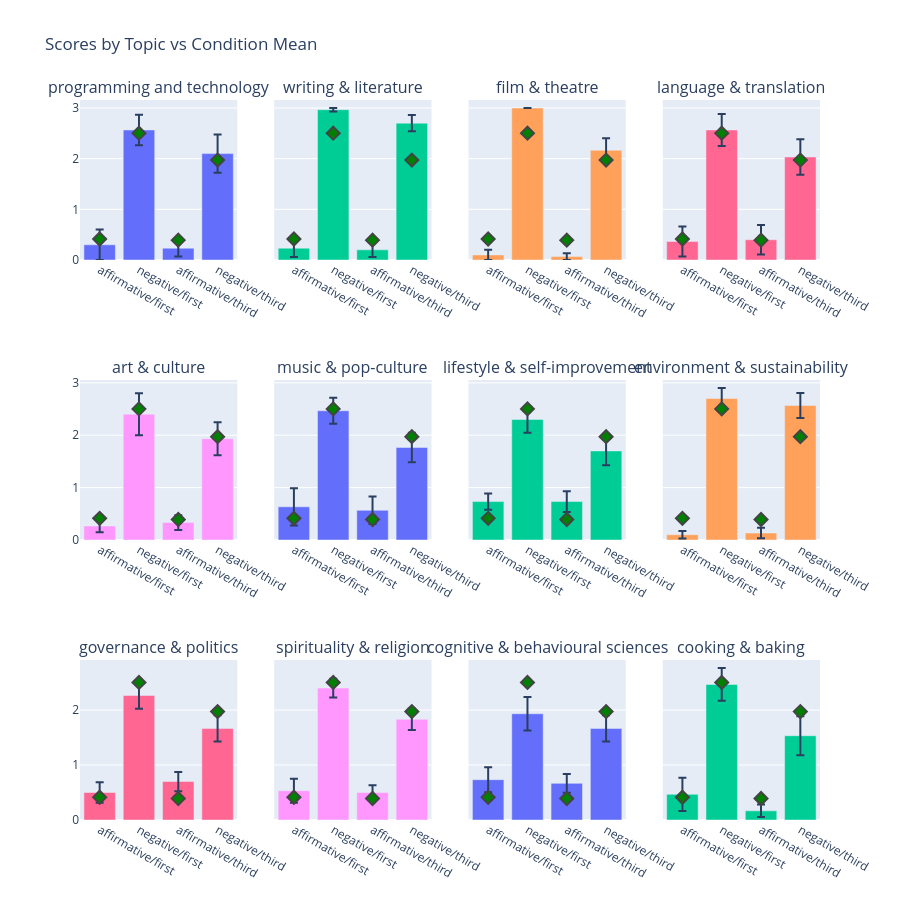

Notebook cell for this chart:
### Code cell
# precompute condition means across all topics
condition_means = df.groupby(["polarity", "person"])["mean"].mean().to_dict()

fig = make_subplots(rows=3, cols=4, subplot_titles=TOPICS, shared_yaxes=True)

for i, topic in enumerate(TOPICS):
    row, col = (i // 4) + 1, (i % 4) + 1
    subset = df[df["topic"] == topic].copy()
    subset["condition"] = subset["polarity"] + "/" + subset["person"]
    subset["condition_mean"] = subset.apply(lambda r: condition_means[(r["polarity"], r["person"])], axis=1)

    fig.add_trace(go.Bar(
        x=subset["condition"], y=subset["mean"],
        error_y=dict(type="data", array=subset["stderr"]),
        showlegend=False
    ), row=row, col=col)

    # one dot per bar showing that condition's overall mean
    fig.add_trace(go.Scatter(
        x=subset["condition"], y=subset["condition_mean"],
        mode="markers", marker=dict(color="green", size=10, symbol="diamond", line=dict(width=2)),
        showlegend=False
    ), row=row, col=col)

fig.update_layout(title="Scores by Topic vs Condition Mean", height=900)
fig.show()

### Figure 1 — Plotly figure (JSON) as saved in the notebook; plotly's stock layout.template omitted (floating-point values rounded to 4 significant figures)
{"data": [{"error_y": {"array": [0.3, 0.3025, 0.1652, 0.3786], "type": "data"}, "showlegend": false, "type": "bar", "x": ["affirmative/first", "negative/first", "affirmative/third", "negative/third"], "xaxis": "x", "y": [0.3, 2.567, 0.2333, 2.1], "yaxis": "y"}, {"marker": {"color": "green", "line": {"width": 2}, "size": 10, "symbol": "diamond"}, "mode": "markers", "showlegend": false, "type": "scatter", "x": ["affirmative/first", "negative/first", "affirmative/third", "negative/third"], "xaxis": "x", "y": [0.4139, 2.503, 0.3917, 1.972], "yaxis": "y"}, {"error_y": {"array": [0.1725, 0.03333, 0.1423, 0.1606], "type": "data"}, "showlegend": false, "type": "bar", "x": ["affirmative/first", "negative/first", "affirmative/third", "negative/third"], "xaxis": "x2", "y": [0.2333, 2.967, 0.2, 2.7], "yaxis": "y2"}, {"marker": {"color": "green", "line": {"width": 2}, "size": 10, "symbol": "diamond"}, "mode": "markers", "showlegend": false, "type": "scatter", "x": ["affirmative/first", "negative/first", "affirmative/third", "negative/third"], "xaxis": "x2", "y": [0.4139, 2.503, 0.3917, 1.972], "yaxis": "y2"}, {"error_y": {"array": [0.1, 0.0, 0.06667, 0.2344], "type": "data"}, "showlegend": false, "type": "bar", "x": ["affirmative/first", "negative/first", "affirmative/third", "negative/third"], "xaxis": "x3", "y": [0.1, 3.0, 0.06667, 2.167], "yaxis": "y3"}, {"marker": {"color": "green", "line": {"width": 2}, "size": 10, "symbol": "diamond"}, "mode": "markers", "showlegend": false, "type": "scatter", "x": ["affirmative/first", "negative/first", "affirmative/third", "negative/third"], "xaxis": "x3", "y": [0.4139, 2.503, 0.3917, 1.972], "yaxis": "y3"}, {"error_y": {"array": [0.2959, 0.3145, 0.2931, 0.3494], "type": "data"}, "showlegend": false, "type": "bar", "x": ["affirmative/first", "negative/first", "affirmative/third", "negative/third"], "xaxis": "x4", "y": [0.3667, 2.567, 0.4, 2.033], "yaxis": "y4"}, {"marker": {"color": "green", "line": {"width": 2}, "size": 10, "symbol": "diamond"}, "mode": "markers", "showlegend": false, "type": "scatter", "x": ["affirmative/first", "negative/first", "affirmative/third", "negative/third"], "xaxis": "x4", "y": [0.4139, 2.503, 0.3917, 1.972], "yaxis": "y4"}, {"error_y": {"array": [0.1197, 0.4, 0.1405, 0.3135], "type": "data"}, "showlegend": false, "type": "bar", "x": ["affirmative/first", "negative/first", "affirmative/third", "negative/third"], "xaxis": "x5", "y": [0.2667, 2.4, 0.3333, 1.933], "yaxis": "y5"}, {"marker": {"color": "green", "line": {"width": 2}, "size": 10, "symbol": "diamond"}, "mode": "markers", "showlegend": false, "type": "scatter", "x": ["affirmative/first", "negative/first", "affirmative/third", "negative/third"], "xaxis": "x5", "y": [0.4139, 2.503, 0.3917, 1.972], "yaxis": "y5"}, {"error_y": {"array": [0.3564, 0.2494, 0.2632, 0.2813], "type": "data"}, "showlegend": false, "type": "bar", "x": ["affirmative/first", "negative/first", "affirmative/third", "negative/third"], "xaxis": "x6", "y": [0.6333, 2.467, 0.5667, 1.767], "yaxis": "y6"}, {"marker": {"color": "green", "line": {"width": 2}, "size": 10, "symbol": "diamond"}, "mode": "markers", "showlegend": false, "type": "scatter", "x": ["affirmative/first", "negative/first", "affirmative/third", "negative/third"], "xaxis": "x6", "y": [0.4139, 2.503, 0.3917, 1.972], "yaxis": "y6"}, {"error_y": {"array": [0.1556, 0.2507, 0.1975, 0.2742], "type": "data"}, "showlegend": false, "type": "bar", "x": ["affirmative/first", "negative/first", "affirmative/third", "negative/third"], "xaxis": "x7", "y": [0.7333, 2.3, 0.7333, 1.7], "yaxis": "y7"}, {"marker": {"color": "green", "line": {"width": 2}, "size": 10, "symbol": "diamond"}, "mode": "markers", "showlegend": false, "type": "scatter", "x": ["affirmative/first", "negative/first", "affirmative/third", "negative/third"], "xaxis": "x7", "y": [0.4139, 2.503, 0.3917, 1.972], "yaxis": "y7"}, {"error_y": {"array": [0.07115, 0.2015, 0.1018, 0.2386], "type": "data"}, "showlegend": false, "type": "bar", "x": ["affirmative/first", "negative/first", "affirmative/third", "negative/third"], "xaxis": "x8", "y": [0.1, 2.7, 0.1333, 2.567], "yaxis": "y8"}, {"marker": {"color": "green", "line": {"width": 2}, "size": 10, "symbol": "diamond"}, "mode": "markers", "showlegend": false, "type": "scatter", "x": ["affirmative/first", "negative/first", "affirmative/third", "negative/third"], "xaxis": "x8", "y": [0.4139, 2.503, 0.3917, 1.972], "yaxis": "y8"}, {"error_y": {"array": [0.1876, 0.2424, 0.1753, 0.2383], "type": "data"}, "showlegend": false, "type": "bar", "x": ["affirmative/first", "negative/first", "affirmative/third", "negative/third"], "xaxis": "x9", "y": [0.5, 2.267, 0.7, 1.667], "yaxis": "y9"}, {"marker": {"color": "green", "line": {"width": 2}, "size": 10, "symbol": "diamond"}, "mode": "markers", "showlegend": false, "type": "scatter", "x": ["affirmative/first", "negative/first", "affirmative/third", "negative/third"], "xaxis": "x9", "y": [0.4139, 2.503, 0.3917, 1.972], "yaxis": "y9"}, {"error_y": {"array": [0.2177, 0.1707, 0.1338, 0.194], "type": "data"}, "showlegend": false, "type": "bar", "x": ["affirmative/first", "negative/first", "affirmative/third", "negative/third"], "xaxis": "x10", "y": [0.5333, 2.4, 0.5, 1.833], "yaxis": "y10"}, {"marker": {"color": "green", "line": {"width": 2}, "size": 10, "symbol": "diamond"}, "mode": "markers", "showlegend": false, "type": "scatter", "x": ["affirmative/first", "negative/first", "affirmative/third", "negative/third"], "xaxis": "x10", "y": [0.4139, 2.503, 0.3917, 1.972], "yaxis": "y10"}, {"error_y": {"array": [0.2266, 0.3055, 0.1721, 0.2383], "type": "data"}, "showlegend": false, "type": "bar", "x": ["affirmative/first", "negative/first", "affirmative/third", "negative/third"], "xaxis": "x11", "y": [0.7333, 1.933, 0.6667, 1.667], "yaxis": "y11"}, {"marker": {"color": "green", "line": {"width": 2}, "size": 10, "symbol": "diamond"}, "mode": "markers", "showlegend": false, "type": "scatter", "x": ["affirmative/first", "negative/first", "affirmative/third", "negative/third"], "xaxis": "x11", "y": [0.4139, 2.503, 0.3917, 1.972], "yaxis": "y11"}, {"error_y": {"array": [0.3031, 0.299, 0.1139, 0.3556], "type": "data"}, "showlegend": false, "type": "bar", "x": ["affirmative/first", "negative/first", "affirmative/third", "negative/third"], "xaxis": "x12", "y": [0.4667, 2.467, 0.1667, 1.533], "yaxis": "y12"}, {"marker": {"color": "green", "line": {"width": 2}, "size": 10, "symbol": "diamond"}, "mode": "markers", "showlegend": false, "type": "scatter", "x": ["affirmative/first", "negative/first", "affirmative/third", "negative/third"], "xaxis": "x12", "y": [0.4139, 2.503, 0.3917, 1.972], "yaxis": "y12"}], "layout": {"annotations": [{"font": {"size": 16}, "showarrow": false, "text": "programming and technology", "x": 0.1062, "xanchor": "center", "xref": "paper", "y": 1, "yanchor": "bottom", "yref": "paper"}, {"font": {"size": 16}, "showarrow": false, "text": "writing & literature", "x": 0.3688, "xanchor": "center", "xref": "paper", "y": 1, "yanchor": "bottom", "yref": "paper"}, {"font": {"size": 16}, "showarrow": false, "text": "film & theatre", "x": 0.6313, "xanchor": "center", "xref": "paper", "y": 1, "yanchor": "bottom", "yref": "paper"}, {"font": {"size": 16}, "showarrow": false, "text": "language & translation", "x": 0.8938, "xanchor": "center", "xref": "paper", "y": 1, "yanchor": "bottom", "yref": "paper"}, {"font": {"size": 16}, "showarrow": false, "text": "art & culture", "x": 0.1062, "xanchor": "center", "xref": "paper", "y": 0.6111, "yanchor": "bottom", "yref": "paper"}, {"font": {"size": 16}, "showarrow": false, "text": "music & pop-culture", "x": 0.3688, "xanchor": "center", "xref": "paper", "y": 0.6111, "yanchor": "bottom", "yref": "paper"}, {"font": {"size": 16}, "showarrow": false, "text": "lifestyle & self-improvement", "x": 0.6313, "xanchor": "center", "xref": "paper", "y": 0.6111, "yanchor": "bottom", "yref": "paper"}, {"font": {"size": 16}, "showarrow": false, "text": "environment & sustainability", "x": 0.8938, "xanchor": "center", "xref": "paper", "y": 0.6111, "yanchor": "bottom", "yref": "paper"}, {"font": {"size": 16}, "showarrow": false, "text": "governance & politics", "x": 0.1062, "xanchor": "center", "xref": "paper", "y": 0.2222, "yanchor": "bottom", "yref": "paper"}, {"font": {"size": 16}, "showarrow": false, "text": "spirituality & religion", "x": 0.3688, "xanchor": "center", "xref": "paper", "y": 0.2222, "yanchor": "bottom", "yref": "paper"}, {"font": {"size": 16}, "showarrow": false, "text": "cognitive & behavioural sciences", "x": 0.6313, "xanchor": "center", "xref": "paper", "y": 0.2222, "yanchor": "bottom", "yref": "paper"}, {"font": {"size": 16}, "showarrow": false, "text": "cooking & baking", "x": 0.8938, "xanchor": "center", "xref": "paper", "y": 0.2222, "yanchor": "bottom", "yref": "paper"}], "height": 900, "title": {"text": "Scores by Topic vs Condition Mean"}, "xaxis": {"anchor": "y", "domain": [0, 0.2125]}, "xaxis10": {"anchor": "y10", "domain": [0.2625, 0.475]}, "xaxis11": {"anchor": "y11", "domain": [0.525, 0.7375]}, "xaxis12": {"anchor": "y12", "domain": [0.7875, 1]}, "xaxis2": {"anchor": "y2", "domain": [0.2625, 0.475]}, "xaxis3": {"anchor": "y3", "domain": [0.525, 0.7375]}, "xaxis4": {"anchor": "y4", "domain": [0.7875, 1]}, "xaxis5": {"anchor": "y5", "domain": [0, 0.2125]}, "xaxis6": {"anchor": "y6", "domain": [0.2625, 0.475]}, "xaxis7": {"anchor": "y7", "domain": [0.525, 0.7375]}, "xaxis8": {"anchor": "y8", "domain": [0.7875, 1]}, "xaxis9": {"anchor": "y9", "domain": [0, 0.2125]}, "yaxis": {"anchor": "x", "domain": [0.7778, 1]}, "yaxis10": {"anchor": "x10", "domain": [0, 0.2222], "matches": "y9", "showticklabels": false}, "yaxis11": {"anchor": "x11", "domain": [0, 0.2222], "matches": "y9", "showticklabels": false}, "yaxis12": {"anchor": "x12", "domain": [0, 0.2222], "matches": "y9", "showticklabels": false}, "yaxis2": {"anchor": "x2", "domain": [0.7778, 1], "matches": "y", "showticklabels": false}, "yaxis3": {"anchor": "x3", "domain": [0.7778, 1], "matches": "y", "showticklabels": false}, "yaxis4": {"anchor": "x4", "domain": [0.7778, 1], "matches": "y", "showticklabels": false}, "yaxis5": {"anchor": "x5", "domain": [0.3889, 0.6111]}, "yaxis6": {"anchor": "x6", "domain": [0.3889, 0.6111], "matches": "y5", "showticklabels": false}, "yaxis7": {"anchor": "x7", "domain": [0.3889, 0.6111], "matches": "y5", "showticklabels": false}, "yaxis8": {"anchor": "x8", "domain": [0.3889, 0.6111], "matches": "y5", "showticklabels": false}, "yaxis9": {"anchor": "x9", "domain": [0, 0.2222]}}}
